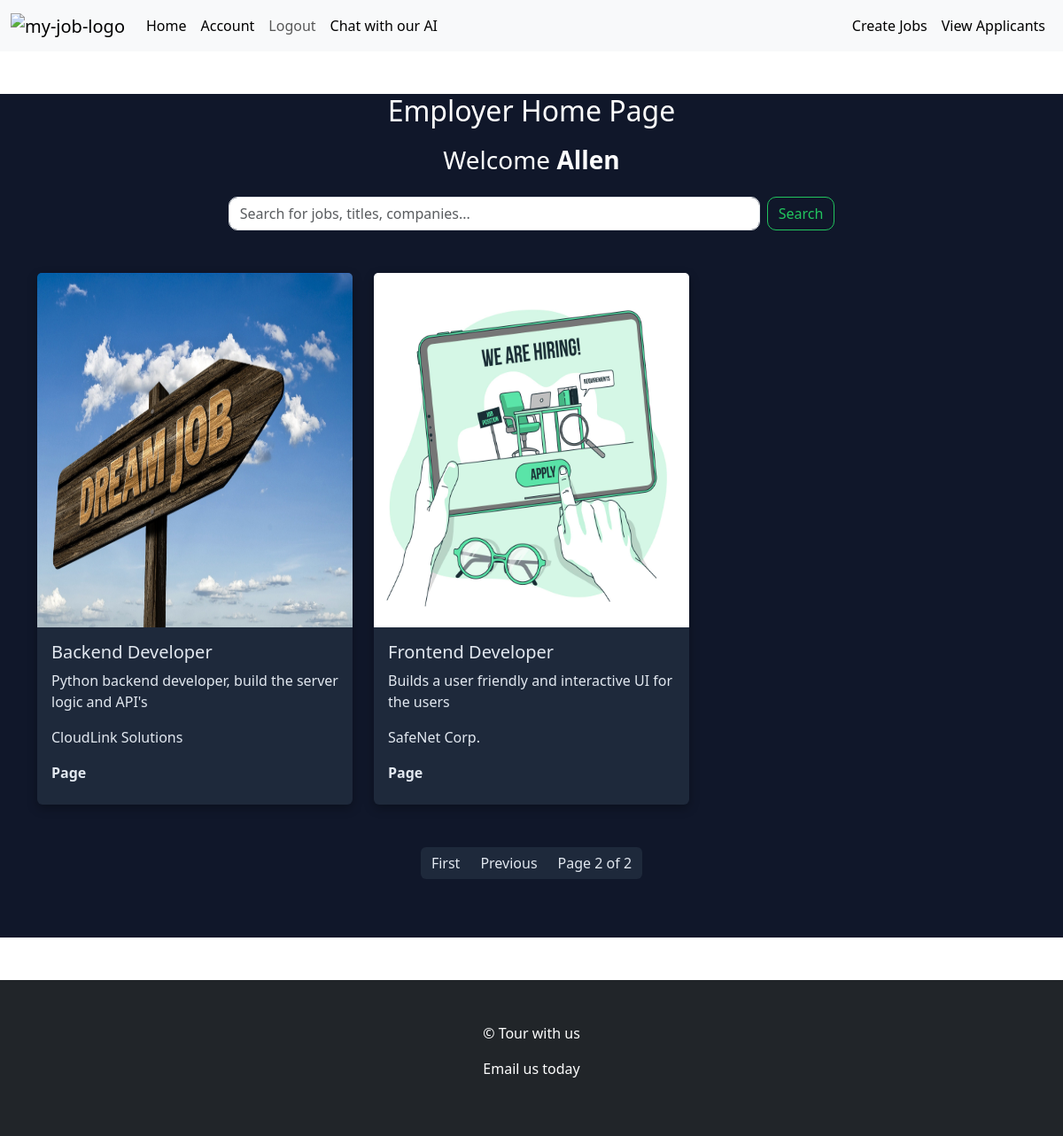
Page /employers/employer_home_page/?page=2&q= (signed in) on the committed database.
### job_seekers/models.py (models this page shows, shortened)
class CustomUser(AbstractUser):
    name = models.CharField(max_length=255, blank=True)
    email = models.EmailField(unique=True)
    bio = models.TextField(blank=True, null=True)
    has_seen_login_message = models.BooleanField(default=False)
    ROLE_CHOICES = {
        ('employee', 'Employee'),
        ('employer', 'Employer'),
    }
    role = models.CharField(max_length=30, choices=ROLE_CHOICES)
    USERNAME_FIELD = 'email'
    REQUIRED_FIELDS = ['username', 'name', 'role']
    def __str__(self):
        return self.name

class Job(models.Model):
    job_logo = models.ImageField(default='download.jpg', upload_to='static/images', null=True, blank=True)
    title = models.CharField(max_length=255)
    employer = models.ForeignKey(CustomUser, on_delete=models.CASCADE, related_name='applied_jobs', null=True, blank=True)
    description = models.TextField()
    company_name = models.CharField(max_length=100)
    company_details = models.TextField(null=True, blank=True)
    location = models.CharField(max_length=100)
    created = models.DateTimeField(auto_now_add=True)
    updated = models.DateTimeField(auto_now=True)
    class Meta:
        ordering = ['-updated', '-created']

### employers/views.py (the view)
# urls.py: path('employer_home_page/', views.employer_home_page, name='employer_home_page'),
@login_required(login_url='main_login')
@restrict_to_employer
def employer_home_page(request):
    if request.user == 'employee':
        return redirect('employee_home_page')
    q = request.GET.get('q')
    if q is not None:
        jobs = Job.objects.filter(title__icontains=q)
    else:
        q = ''
        jobs = Job.objects.all()
    paginator = Paginator(jobs, 3)
    page = request.GET.get('page')
    jobs_page = paginator.get_page(page)
    context = {'jobs': jobs_page, 'q': q}
    return render(request, 'emp/employer_home_page.html', context)

### employers/templates/emp/employer_home_page.html (shortened to what this page needs)
{% extends 'base/main.html' %}
{% block content %}
{% load static %}
<div class="my-5 employee_home_page">
<div class="employee_intro">
    <h2 class="text-center" >Employer Home Page</h2>
    <h3 class="text-center" >Welcome <strong>{{user}}</strong></h3>
</div>
<form method="GET" action="" class="d-flex justify-content-center my-4">
    <input
        class="form-control me-2 w-50"
        type="search"
        placeholder="Search for jobs, titles, companies..."
        aria-label="Search"
        name="q"
        value = {{q}} >
    <button class="btn btn-outline-success" type="submit">Search</button>
</form>
<div class="container mt-5">
    <div class="row">
        {% for job in jobs %}
        <div class="col-sm-12 col-md-6 col-lg-4 mb-5 ">
            <div class="card w-100" style="width: 18rem;">
                <img src="{{ job.job_logo.url }}" class="card-img-top" style="height: 400px;" alt="personnel1">
                <div class="card-body">
                <h5 class="card-title">{{job.title}}</h5>
                <p class="card-text">{{job.description}}</p>
                <p class="card-text">{{job.company_name}}</p>
                <strong style="display: block;" class="card-title">{{job.employer}}</strong>
                </div>
            </div>
        </div>
        {% endfor %}
    </div>
    <nav aria-label="Page navigation example">
        <div class="d-flex justify-content-center">
            <ul class="pagination">
                {% if jobs.has_previous %}
                    <li class="page-item">
                        <a class="page-link" href="?page=1&q={{ q }}">First</a>
                    </li>
                    <li class="page-item">
                        <a class="page-link" href="?page={{ jobs.previous_page_number }}&q={{ q }}">Previous</a>
                    </li>
                {% endif %}
                <li class="page-item disabled">
                    <span class="page-link">Page {{ jobs.number }} of {{ jobs.paginator.num_pages }}</span>
                </li>
            </ul>
        </div>
    </nav>
</div>
</div>
{% endblock %}

### static/styles/main.css (style rules this page uses)
.card { transition: all 0.3s ease-in-out; }

### employers/templates/emp/employer_home_page.html (style rules this page uses)
.employee_home_page { background-color: #10172a; color: #ffffff; min-height: 100vh; padding-bottom: 50px; }
.employee_intro h2, .employee_intro h3 { color: #ffffff; margin-bottom: 20px; }
.card { background-color: #1e293b; color: #e2e8f0; border: none; box-shadow: 0 4px 12px rgba(0, 0, 0, 0.3); transition: transform 0.3s ease; }
.form-control, .btn-outline-success { border-radius: 10px; }
.btn-outline-success { color: #22c55e; border-color: #22c55e; }
.pagination .page-link { background-color: #1e293b; color: #e2e8f0; border: none; }

### rows in the picture
CustomUser: name "Allen"
Job: job_logo (picture), title "Backend Developer", description "Python backend developer, build the server logic and API's", company_name "CloudLink Solutions", employer "Page"
Job: job_logo (picture), title "Frontend Developer", description "Builds a user friendly and interactive UI for the users", company_name "SafeNet Corp.", employer "Page"

### other values in the picture
{{ jobs.number }} "2"
{{ jobs.paginator.num_pages }} "2"
